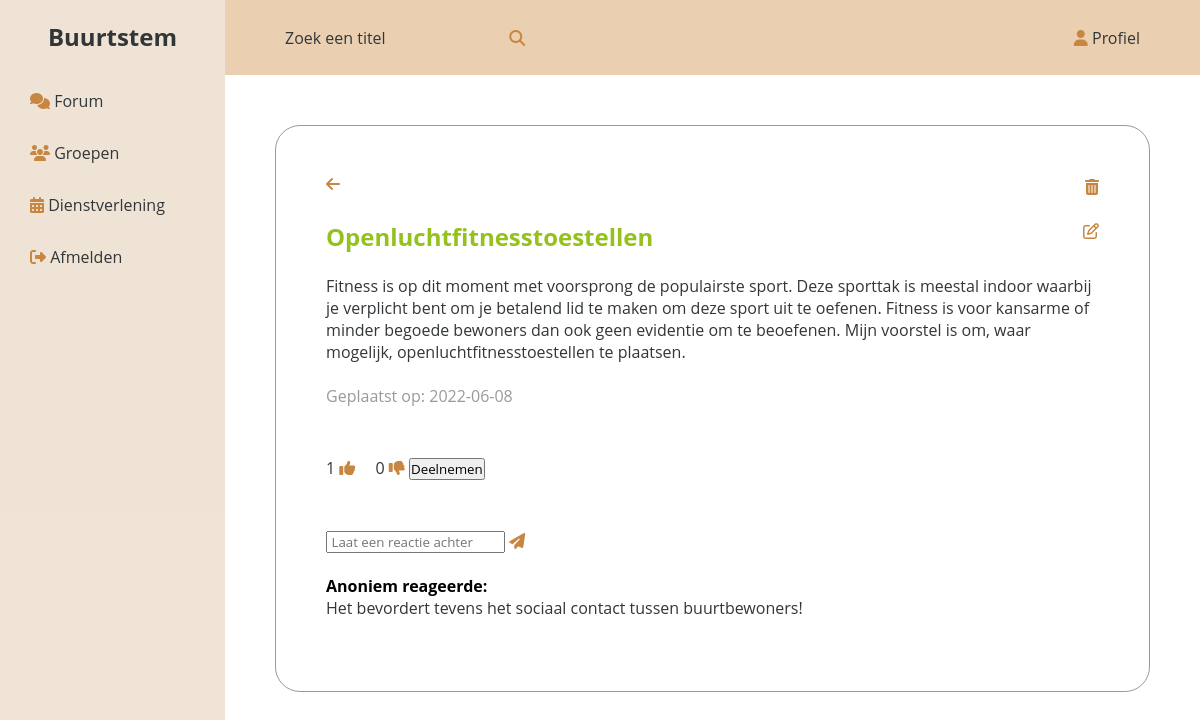
Screenshot of /topic.php?topic=1 (signed in) with the database file from the repository.
### tables this page shows
CREATE TABLE `topics` (
  `id` int(11) NOT NULL,
  `userId` int(11) NOT NULL,
  `title` varchar(300) NOT NULL,
  `description` text NOT NULL,
  `date` date NOT NULL
);

CREATE TABLE `comments` (
  `id` int(11) NOT NULL,
  `text` varchar(300) NOT NULL,
  `userId` int(11) NOT NULL,
  `topicId` int(11) NOT NULL
);

### classes/User.php (called while the page is built, shortened)
<?php
    class User {
        public static function getUserByEmail($email) {
            $conn = Db::getInstance();
            $statement = $conn->prepare("select * from users where email = :email");
            $statement->bindValue(':email', $email);
            $statement->execute();
            return $statement->fetch();
        }
    }

### classes/Topic.php (called while the page is built, shortened)
<?php
    class Topic {
        public static function getTopicById($id) {
            $conn = Db::getInstance();
            $statement = $conn->prepare("select * from topics where id = :id");
            $statement->bindValue(":id", $id);
            $statement->execute();
            return $statement->fetch(PDO::FETCH_ASSOC);
        }
    }

### classes/Like.php (called while the page is built, shortened)
<?php
    class Like {
        public static function CountLikes($topicId) {
            $conn = Db::getInstance();
            $statement = $conn->prepare("select count(id) as total from likes where topicId = :topicId");
            $statement->bindValue(":topicId", $topicId);
            $statement->execute();
            $count = $statement->fetch();
            return $count['total'];
        }
        public static function isLiked($topicId, $userId) {
            $conn = Db::getInstance();
            $statement = $conn->prepare("select * from likes where topicId = :topicId and userId = :userId");
            $statement->bindValue(":topicId", $topicId);
            $statement->bindValue(":userId", $userId);
            $statement->execute();
            return false;
        }
    }

### classes/Dislike.php (called while the page is built, shortened)
<?php
    class Dislike {
        public static function CountDislikes($topicId) {
            $conn = Db::getInstance();
            $statement = $conn->prepare("select count(id) as total from dislikes where topicId = :topicId");
            $statement->bindValue(":topicId", $topicId);
            $statement->execute();
            $count = $statement->fetch();
            return $count['total'];
        }
        public static function isDisliked($topicId, $userId) {
            $conn = Db::getInstance();
            $statement = $conn->prepare("select * from dislikes where topicId = :topicId and userId = :userId");
            $statement->bindValue(":topicId", $topicId);
            $statement->bindValue(":userId", $userId);
            $statement->execute();
            return false;
        }
    }

### classes/Comment.php (called while the page is built, shortened)
<?php
    class Comment {
        public static function getAll($topicId) {
            $conn = Db::getInstance();
            $statement = $conn->prepare("select * from comments where topicId = :topicId");
            $statement->bindValue(':topicId', $topicId);
            $statement->execute();
            return $statement->fetchAll(PDO::FETCH_ASSOC);
        }
    }

### topic.php (the view, shortened to what this page needs)
<?php
    if(isset($_SESSION['email'])) {
        $user = User::getUserByEmail($_SESSION['email']);
    }
    $topicId = $_GET['topic'];
    $topic = Topic::getTopicById($topicId);
    $totalLikes = Like::CountLikes($_GET['topic']);
    $totalDislikes = Dislike::CountDislikes($_GET['topic']);
    $comments = Comment::getAll($_GET['topic']);
?><!DOCTYPE html>
<html lang="en">
<head>
    <link rel="stylesheet" href="css/topic.css?v=<?php echo time(); ?>">
</head>
<body>
    <?php include_once("nav.inc.php"); ?>
    <div class="content">
        <div class="card">
            <div class="back">
                <a href="forum.php" class="back"><i class="fas fa-arrow-left" style="color: #C78743;"></i></a>
                <?php if($user['id'] === $topic['userId']): ?>
                    <a href="delete_topic.php?topic=<?php echo $_GET["topic"]; ?>" class="delete"><i class="fa fa-trash" style="color: #C78743;"></i></a>
                <?php endif; ?>
            </div>
            <br>
            <div class="header">
                <h2 style="color: #95C11F;"><?php echo htmlspecialchars($topic['title']); ?></h2>
                <?php if($user['id'] === $topic['userId']): ?>
                    <a href="edit_topic.php?topic=<?php echo $topic['id']; ?>" class="edit"><i class="fa fa-edit" style="color: #C78743;"></i></a>
                <?php endif; ?>
            </div>
            <br>
            <p><?php echo htmlspecialchars($topic['description']); ?></p>
            <br>
            <p class="date" style="opacity: 0.5">Geplaatst op: <?php echo htmlspecialchars($topic['date']); ?></p>
            <div class="actions">
                <a href="" class="postAction <?php if(Like::isLiked($_GET['topic'], $user['id'])){ echo 'liked'; } ?>" id="like" data-id="<?php echo $topic['id'] ?>" data-user="<?php echo $topic['userId'] ?>"><?php echo $totalLikes; ?> <i class="fa fa-thumbs-up" style="color: #C78743;"></i></a>
                <a href="" class="postAction <?php if(Dislike::isDisliked($_GET['topic'], $user['id'])){ echo 'disliked'; } ?>" id="dislike" data-id="<?php echo $topic['id'] ?>" data-user="<?php echo $topic['userId'] ?>"><?php echo $totalDislikes; ?> <i class="fa fa-thumbs-down" style="color: #C78743;"></i></a>
                <a href="groups.php">
                    <button>Deelnemen</button>
                </a>
            </div>
            <div class="commentSection">
                <div class="commentForm">
                    <input type="text" id="commentText" placeholder=" Laat een reactie achter">
                    <a href="#" class="submitComment" data-topicid="<?php echo $topic['id'] ?>"> <i class="fas fa-paper-plane" style="color: #C78743;"></i></a>
                </div>
                <br>
                <ul class="CommentList">
                    <?php foreach($comments as $comment): ?>
                        <?php $commentUser = User::getUserById($comment['userId']) ?>
                            <li>
                                <div>
                                    <?php if($user['id'] === $topic['userId']): ?>
                                        <h4 class="detailsText">Anoniem reageerde:</h4>
                                    <?php else: ?>
                                        <h4 class="detailsText"><?php echo $commentUser['firstname'] ?> reageerde:</h4>
                                    <?php endif; ?>
                                    <p><?php echo $comment['text'] ?></p>
                                    <br>
                                </div>
                            </li>
                    <?php endforeach; ?>
                </ul>
            </div>
        </div>
    </div>
</body>
</html>

### css/topic.css (style rules this page uses)
* { box-sizing: border-box; }
.content { background: white; position: fixed; width: calc(100% - 225px); margin-left: 225px; height: 100%; padding: 50px 50px; }
.content h2 { color: #313639; }
.content p { color: #313639; }
.card { padding: 50px 50px; border: 1px solid rgba(49, 54, 57, 0.5); border-radius: 25px; }
.card .back { display: flex; justify-content: space-between; }
.card .header { display: flex; justify-content: space-between; }
.card .actions { margin-top: 50px; }
.card .actions #dislike { margin-left: 1em; }
.card .commentSection .commentForm { margin-top: 50px; }
a:link { color: #313639; }

### css/navigation.css (style rules this page uses)
* { list-style: none; text-decoration: none; margin: 0; padding: 0; box-sizing: border-box; font-family: 'Open Sans', sans-serif; }
body { background: #f5f6fa; }

### rows the page displays
topics: title "Openluchtfitnesstoestellen", description "Fitness is op dit moment met voorsprong de populairste sport. Deze sporttak is meestal indoor waarbij je verplicht bent om je betalend lid te maken om deze sport uit te oefenen. Fitness is voor kansarme of minder begoede bewoners dan ook geen evidentie om te beoefenen. Mijn voorstel is om, waar mogelijk, openluchtfitnesstoestellen te plaatsen.", date "2022-06-08"
comments: text "Het bevordert tevens het sociaal contact tussen buurtbewoners!"

### other values shown
$totalLikes "1"
$totalDislikes "0"
